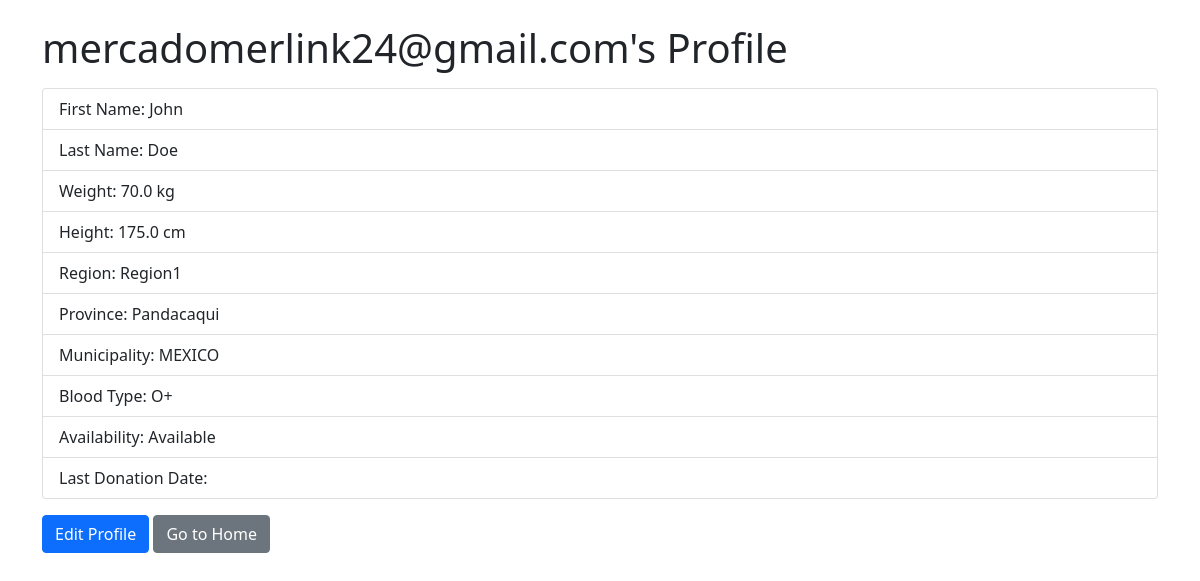
Page /profile/ (signed in) on the committed database.
### account/models.py (models this page shows, shortened)
class Profile(models.Model):
    user = models.OneToOneField(settings.AUTH_USER_MODEL, on_delete=models.CASCADE)
    first_name = models.CharField(max_length=100, null=True, blank=True)
    last_name = models.CharField(max_length=100, null=True, blank=True)
    weight = models.FloatField(null=True, blank=True)
    height = models.FloatField(null=True, blank=True)
    region = models.CharField(max_length=100, null=True, blank=True)
    province = models.CharField(max_length=100, null=True, blank=True)
    municipality = models.CharField(max_length=100, null=True, blank=True)
    blood_type = models.CharField(max_length=3, null=True, blank=True)
    availability = models.BooleanField(default=False)
    last_donation_date = models.DateField(null=True, blank=True)

class CustomUser(AbstractBaseUser, PermissionsMixin):
    username = models.CharField(max_length=255, unique=True)
    email = models.EmailField(unique=True)
    is_active = models.BooleanField(default=True)
    is_staff = models.BooleanField(default=False)
    is_superuser = models.BooleanField(default=False)
    USERNAME_FIELD = 'email'
    REQUIRED_FIELDS = ['username']
    objects = CustomUserManager()

### account/views.py (the view)
# urls.py: path('profile/', views.profile_page, name='profile'),
@login_required
def profile_page(request):
    profile = request.user.profile  # Accessing the related profile
    blood_requests = BloodDonationRequest.objects.filter(user=request.user)  # Get blood donation requests for this user
    context = {
        'profile': profile,
        'blood_requests': blood_requests,
    }
    return render(request, 'account/profile.html', context)

### account/templates/account/profile.html (shortened to what this page needs)
<!DOCTYPE html>
<html lang="en">
<head>
    <link href="https://cdn.jsdelivr.net/npm/bootstrap@5.1.3/dist/css/bootstrap.min.css" rel="stylesheet">
</head>
<body>
    <div class="container mt-4">
        <h1>{{ profile.user.email }}'s Profile</h1>
        <ul class="list-group mt-3">
            <li class="list-group-item">First Name: {{ profile.first_name }}</li>
            <li class="list-group-item">Last Name: {{ profile.last_name }}</li>
            <li class="list-group-item">Weight: {{ profile.weight }} kg</li>
            <li class="list-group-item">Height: {{ profile.height }} cm</li>
            <li class="list-group-item">Region: {{ profile.region }}</li>
            <li class="list-group-item">Province: {{ profile.province }}</li>
            <li class="list-group-item">Municipality: {{ profile.municipality }}</li>
            <li class="list-group-item">Blood Type: {{ profile.blood_type }}</li>
            <li class="list-group-item">Availability: {{ profile.availability|yesno:"Available,Not Available" }}</li>
            <li class="list-group-item">Last Donation Date: {{ profile.last_donation_date|date:"F j, Y" }}</li>
        </ul>
        <a href="{% url 'profile_update' %}" class="btn btn-primary mt-3">Edit Profile</a>
        <a href="{% url 'home' %}" class="btn btn-secondary mt-3">Go to Home</a>
    </div>
</body>
</html>

### rows in the picture
Profile: user.email "mercadomerlink24@gmail.com", first_name "John", last_name "Doe", weight "70.0", height "175.0", region "Region1", province "Pandacaqui", municipality "MEXICO", blood_type "O+", availability "Available"
